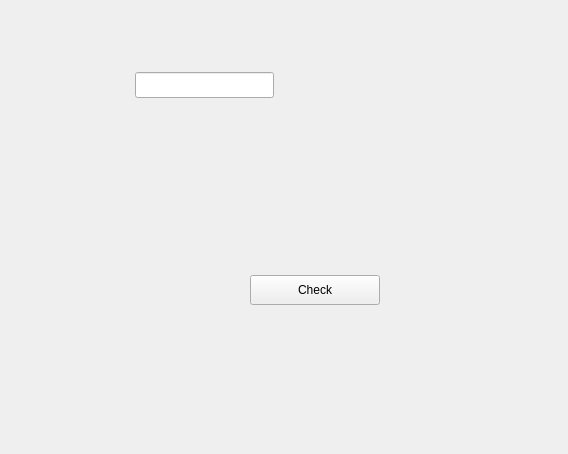
<?xml version="1.0" encoding="UTF-8"?>
<ui version="4.0">
 <class>portForwardForm</class>
 <widget class="QWidget" name="portForwardForm">
  <property name="geometry">
   <rect>
    <x>0</x>
    <y>0</y>
    <width>568</width>
    <height>454</height>
   </rect>
  </property>
  <property name="windowTitle">
   <string>Form</string>
  </property>
  <widget class="QLineEdit" name="portForward_Port">
   <property name="geometry">
    <rect>
     <x>135</x>
     <y>72</y>
     <width>139</width>
     <height>26</height>
    </rect>
   </property>
  </widget>
  <widget class="QLabel" name="portForward_Message">
   <property name="geometry">
    <rect>
     <x>135</x>
     <y>110</y>
     <width>375</width>
     <height>142</height>
    </rect>
   </property>
   <property name="text">
    <string/>
   </property>
   <property name="wordWrap">
    <bool>true</bool>
   </property>
  </widget>
  <widget class="QPushButton" name="portForward_Check">
   <property name="geometry">
    <rect>
     <x>250</x>
     <y>275</y>
     <width>130</width>
     <height>30</height>
    </rect>
   </property>
   <property name="text">
    <string>Check</string>
   </property>
  </widget>
 </widget>
 <resources/>
 <connections/>
</ui>
